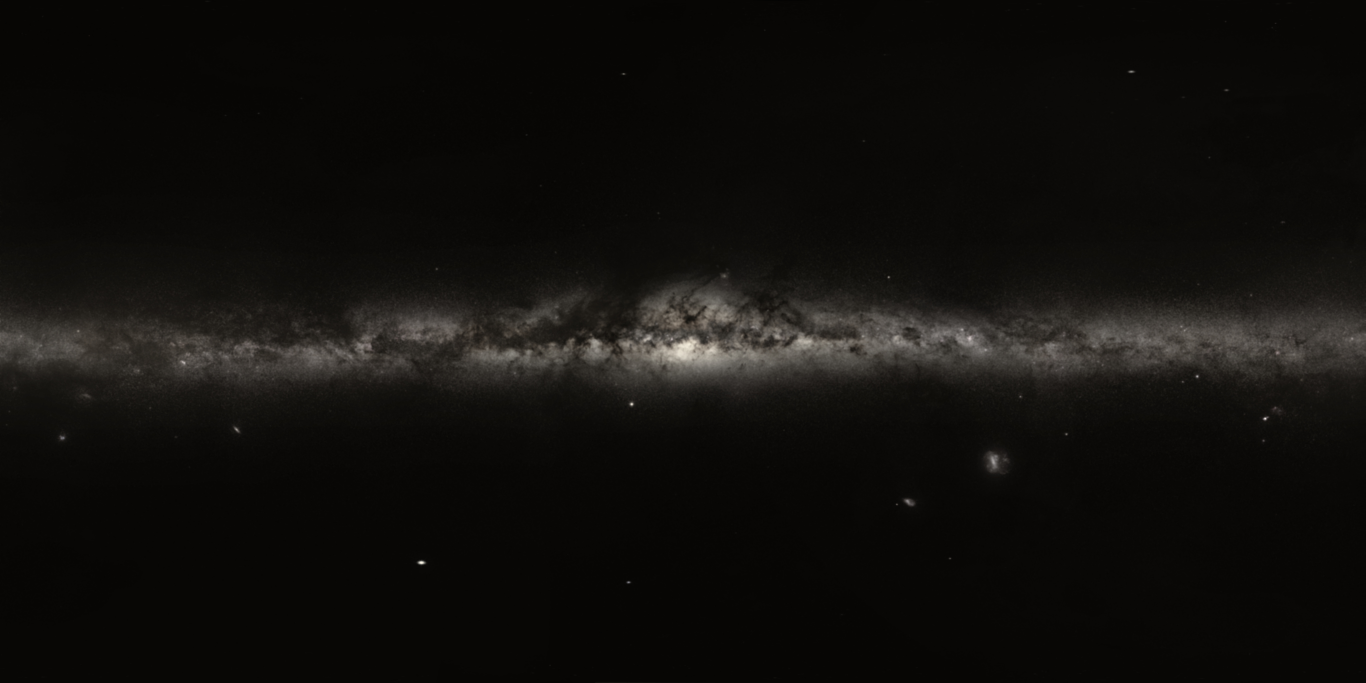
#> input picture surface/assets/milkyway-eso0932a-4k.jpg, 4096 x 2048 px, found by its file name (shown at 1/3 size)
$ python fill-blob.py
#> lines starting #> are read from the running program, lines starting #| are printed output that depends on the picture
#!/usr/bin/env python3
"""Fill the photo's Pleiades (M45) blob in the committed Milky Way texture, in place.

The eso0932a photo shows the Pleiades as a bright fuzzy white blob at l=163.8 b=-25.2 (texture px ~184,1311),
~3 deg off the cluster's nominal l=166.6 b=-23.5 -- the same systematic offset as the photo's M31. The Hipparcos
catalog (stars.json) already draws the Pleiades' bright stars at their true position, so the photo blob reads as
a stray white 'object' beside them. Same fill as the M31 blob (tools/paint-m31.py step 1 / prep-milkyway.py):
feathered disc blended to ~120px median background + grain (src - median) of a clean neighbouring patch.

STEPS -- each entry is applied ONCE and is ALREADY BAKED into the committed texture once its commit lands:
  step 1 (commit 5e57993): photo Pleiades core, r=14px, grain 70px above.
  step 2 (kai/blob2): the same blob's residual halo (+2..3 DN ring out to ~60px that step 1's r=14 left; it
           reads as a faint fuzzy patch beside the catalog Pleiades in the headset), r=40px (full to 40, feathered
           to 64), grain from a clean patch 250px to the right (l~142 b~-25; the 70px-above patch would overlap).
By default ONLY THE LAST STEP runs. Do NOT re-run older steps on the committed texture (that would re-fill a
patch with grain copied from an already-filled region). To rebuild from the raw prep-milkyway.py output run
  python3 tools/fill-blob.py <texture.jpg> all
Usage: python3 tools/fill-blob.py [texture.jpg] [all|<step number>]
"""
import sys
import numpy as np
from PIL import Image, ImageFilter

TEX = sys.argv[1] if len(sys.argv) > 1 else 'surface/assets/milkyway-eso0932a-4k.jpg'
# (step, l, b, fill radius px, grain patch offset dx, dy px)
BLOBS = [(1, 163.8, -25.2, 14.0, 0, -70),    # photo Pleiades core  -- baked in 5e57993
         (2, 163.8, -25.2, 40.0, 250, 0)]    # its residual halo    -- baked in kai/blob2
SEL = sys.argv[2] if len(sys.argv) > 2 else str(BLOBS[-1][0])
BLOBS = [e for e in BLOBS if SEL == 'all' or str(e[0]) == SEL]

im = Image.open(TEX).convert('RGB'); W, H = im.size
#> further down, im is the input picture: PIL image 4096x2048 RGB; mean R, G, B 16.7, 15.3, 12.8
#> after `W, H = im.size`: W = 4096; H = 2048
src = np.asarray(im).astype(np.float64) / 255.0
fill = np.asarray(im.resize((W // 8, H // 8), Image.BOX).filter(ImageFilter.MedianFilter(15))
                  .resize((W, H), Image.BICUBIC)).astype(np.float64) / 255.0
for step, l0, b0, r, gdx, gdy in BLOBS:
    cx = (0.5 - l0 / 360) * W; cy = (0.5 - b0 / 180) * H
    y0, y1, x0, x1 = int(cy - 2 * r), int(cy + 2 * r), int(cx - 2 * r), int(cx + 2 * r)
    yy, xx = np.mgrid[y0:y1, x0:x1]
    wgt = np.clip((1.6 * r - np.hypot(yy - cy, xx - cx)) / (0.6 * r), 0, 1)[..., None]
    # median background + the grain of a clean neighbouring patch (per-step offset gdx, gdy), so the fill doesn't read
    # as a smooth dark disc against the photo's noise
    grain = (src - fill)[y0 + gdy:y1 + gdy, x0 + gdx:x1 + gdx]
    rep = np.clip(fill[y0:y1, x0:x1] + grain, 0, 1)
    src[y0:y1, x0:x1] = src[y0:y1, x0:x1] * (1 - wgt) + rep * wgt
    print('step %d: filled l=%.1f b=%.1f at px (%.0f,%.0f) r=%.0f' % (step, l0, b0, cx, cy, r))
#> this loop made 1 pass
#> pass 1, `grain = (src - fill)[y0 + gdy:y1 + gdy, x0 + gdx:x1 + gdx]`:
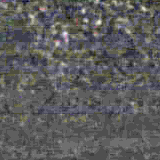
#> grain: shape (160, 160, 3) float64; mean R, G, B -0.000578, -0.000595, -0.00051; drawn with min black and max white
#> pass 1, `rep = np.clip(fill[y0:y1, x0:x1] + grain, 0, 1)`:
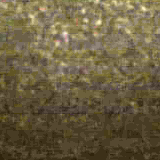
#> rep: shape (160, 160, 3) float64; mean R, G, B 0.0547, 0.0508, 0.0411; drawn with min black and max white
Image.fromarray((src * 255 + 0.5).astype(np.uint8)).save(TEX, quality=95, subsampling=0)
print('wrote', TEX)

$ run again, with surface/assets/milkyway-eso0932a-2k.jpg copied over surface/assets/milkyway-eso0932a-4k.jpg
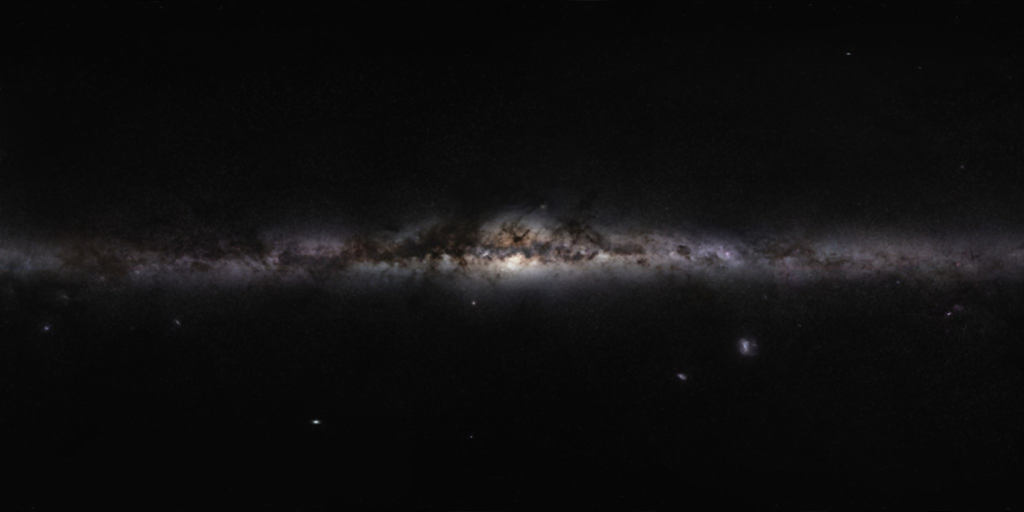
#> input picture surface/assets/milkyway-eso0932a-2k.jpg, 2048 x 1024 px, found by its file name (shown at 1/2 size)
#> im is the input picture: PIL image 2048x1024 RGB; mean R, G, B 15.6, 15.1, 15.4
#> `fill = np.asarray(im.resize((W // 8, H // 8), Image.BOX).filter(ImageF..`:
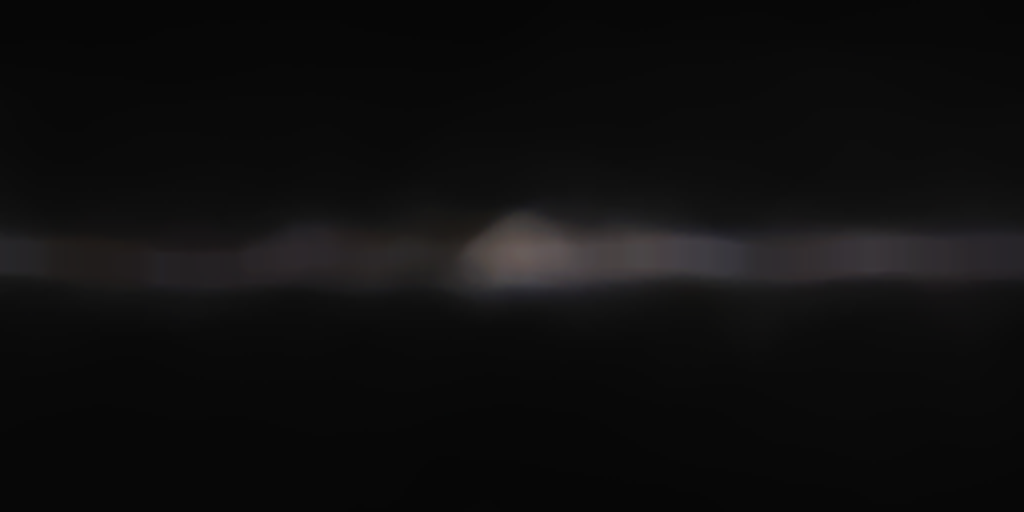
#> fill: shape (1024, 2048, 3) float64 (shown at 1/2 size); mean R, G, B 0.0575, 0.0557, 0.0565
#> the loop `for step, l0, b0, r, gdx, gdy in BLOBS:` made 1 pass
#> pass 1, `grain = (src - fill)[y0 + gdy:y1 + gdy, x0 + gdx:x1 + gdx]`:
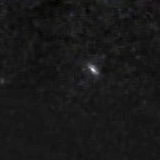
#> grain: shape (160, 160, 3) float64; mean R, G, B -0.000877, -0.000892, -0.00075; drawn with min black and max white
